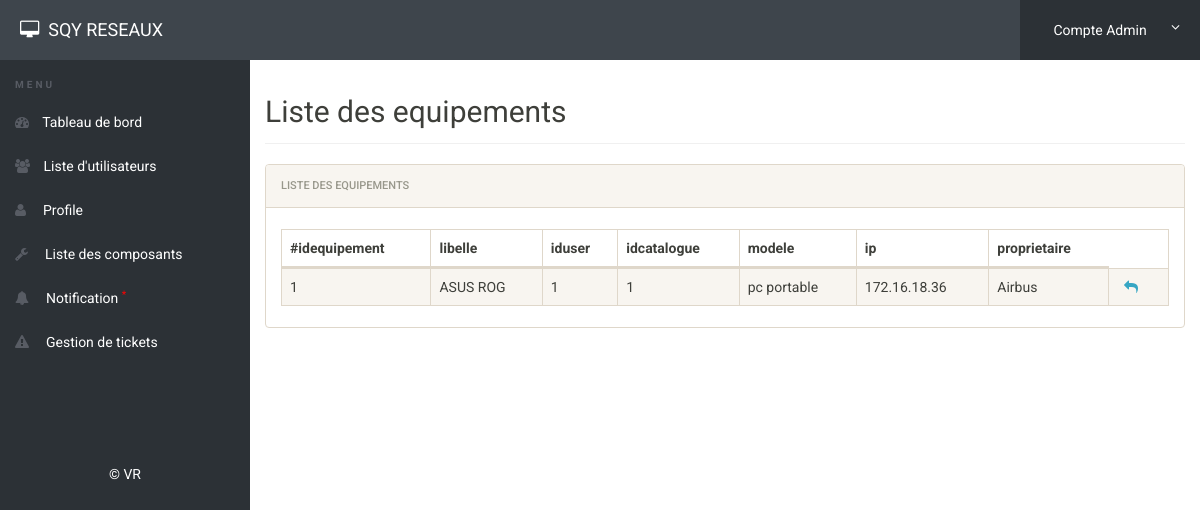
Page /admin/composant.php (signed in) on the committed database.
### tables this page shows
CREATE TABLE IF NOT EXISTS `equipement` (
  `idequipement` int(11) NOT NULL AUTO_INCREMENT,
  `libelle` varchar(255) NOT NULL,
  `iduser` int(11) NOT NULL,
  `idcatalogue` int(11) NOT NULL,
  `modele` varchar(100) NOT NULL,
  `ip` varchar(20) NOT NULL,
  `proprietaire` varchar(50) NOT NULL,
  PRIMARY KEY (`idequipement`),
  KEY `equipement_utilisateur_FK` (`iduser`),
  KEY `equipement_catalogue0_FK` (`idcatalogue`)
);

### admin/composant.php (the view, shortened to what this page needs)
<?php
include('includes/config.php');
if(strlen($_SESSION['alogin'])==0)
	{
header('location:index.php');
}
else{
 ?>
<!doctype html>
<html lang="en" class="no-js">
<head>
	<link rel="stylesheet" href="css/font-awesome.min.css">
	<link rel="stylesheet" href="css/bootstrap.min.css">
	<link rel="stylesheet" href="css/dataTables.bootstrap.min.css">
	<link rel="stylesheet" href="css/bootstrap-social.css">
	<link rel="stylesheet" href="css/bootstrap-select.css">
	<link rel="stylesheet" href="css/fileinput.min.css">
	<link rel="stylesheet" href="css/awesome-bootstrap-checkbox.css">
	<link rel="stylesheet" href="css/style.css">
</head>
<body>
	<?php include('includes/header.php');?>
	<div class="ts-main-content">
		<?php include('includes/leftbar.php');?>
		<div class="content-wrapper">
			<div class="container-fluid">
				<div class="row">
					<div class="col-md-12">
						<h2 class="page-title">Liste des equipements</h2>
						<div class="panel panel-default">
							<div class="panel-heading">Liste des equipements</div>
							<div class="panel-body">
								<table id="zctb" class="display table table-striped table-bordered table-hover" cellspacing="0" width="100%">
									<thead>
										<tr>
										       <th>#idequipement</th>
												<th>libelle</th>
												<th>iduser</th>
                                                <th>idcatalogue</th>
                                                <th>modele</th>
											    <th>ip</th>
												<th>proprietaire</th>
										</tr>
									</thead>
									<tbody>
<?php
$sql = "SELECT * from  equipement;";
$query = $dbh -> prepare($sql);
$query->execute();
$results=$query->fetchAll(PDO::FETCH_OBJ);
$cnt=1;
if($query->rowCount() > 0)
{
foreach($results as $result)
{				?>
										<tr>
                                            <td><?php echo htmlentities($result->idequipement);?></td>
											<td><?php echo htmlentities($result->libelle);?></td>
                                            <td><?php echo htmlentities($result->iduser);?></td>
                                            <td><?php echo htmlentities($result->idcatalogue);?></td>
                                            <td><?php echo htmlentities($result->modele);?></td>
                                            <td><?php echo htmlentities($result->ip);?></td>
                                            <td><?php echo htmlentities($result->proprietaire);?></td>
<td>
<a href="sendreply.php?reply=<?php echo $result->sender;?>">&nbsp; <i class="fa fa-mail-reply"></i></a>&nbsp;&nbsp;
</td>
										</tr>
										<?php $cnt=$cnt+1; }} ?>
									</tbody>
								</table>
							</div>
						</div>
					</div>
				</div>
			</div>
		</div>
	</div>
</body>
</html>
<?php } ?>

### admin/css/style.css (style rules this page uses)
html { font-size: 14px; }
@media only screen and (min-width: 480px) { html { font-size: 17px; } }
@media only screen and (min-width: 768px) { html { font-size: 14px; } }
body { font-size: 1em; }
a { color: #37a6c4; }
.panel { overflow: hidden; }
.page-title { padding-bottom: 15px; margin-bottom: 20px; border-bottom: 1px solid #f0f0f0; }
.ts-main-content .content-wrapper { padding-top: 15px; margin-top: 60px; }
@media only screen and (min-width: 992px) { .ts-main-content .content-wrapper { margin-left: 250px; } }

### rows in the picture
equipement: idequipement "1", libelle "ASUS ROG", iduser "1", idcatalogue "1", modele "pc portable", ip "172.16.18.36", proprietaire "Airbus"
